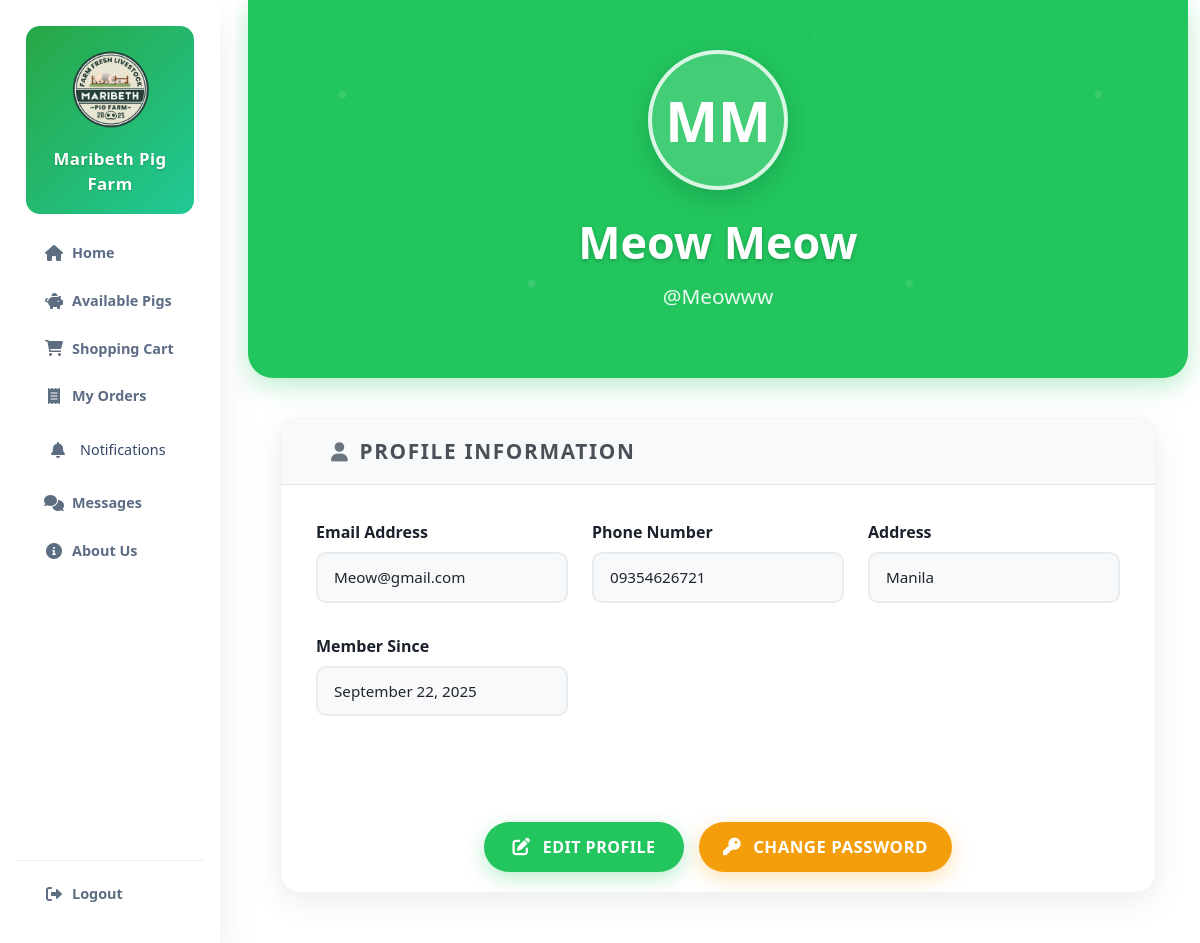
The app's page /profile/ (signed in) with its own data.
### myapp/models.py (models this page shows, shortened)
class UserProfile(models.Model):
    user = models.OneToOneField(User, on_delete=models.CASCADE)
    first_name = models.CharField(max_length=100)
    last_name = models.CharField(max_length=100)
    email = models.EmailField()
    phone_regex = RegexValidator(regex=r'^09\d{9}$', message="Phone number must be exactly 11 digits starting with 09.")
    cellphone_number = models.CharField(validators=[phone_regex], max_length=11, blank=True)
    address = models.TextField()
    profile_photo = models.ImageField(upload_to='profile_photos/', blank=True, null=True)
    created_at = models.DateTimeField(auto_now_add=True)

### myapp/views.py (the view)
# urls.py: path('profile/', views.user_profile, name='user_profile'),
@login_required
def user_profile(request):
    try:
        profile = request.user.userprofile
    except UserProfile.DoesNotExist:
        profile = UserProfile.objects.create(
            user=request.user,
            first_name=request.user.first_name or '',
            last_name=request.user.last_name or '',
            email=request.user.email or '',
            cellphone_number='',
            address=''
        )
    reservations = Reservation.objects.filter(user=request.user).order_by('-created_at')
    context = {
        'profile': profile,
        'reservations': reservations,
        'total_reservations': reservations.count(),
        'pending_reservations': reservations.filter(status='pending').count(),
        'confirmed_reservations': reservations.filter(status='confirmed').count(),
        'completed_reservations': reservations.filter(status='completed').count(),
    }
    return render(request, 'myapp/user_profile.html', context)

### myapp/context_processors.py (called while the page is built)
def cart_count(request):
    if request.user.is_authenticated:
        count = Cart.objects.filter(user=request.user).count()
        return {'cart_count': count}
    return {'cart_count': 0}

### templates/myapp/user_profile.html (shortened to what this page needs)
{% extends 'base.html' %}
{% load humanize %}
{% block content %}
<div class="container-fluid">
    <div class="profile-header">
        <div class="container">
            <div class="profile-avatar">
                {% if profile.profile_photo %}
                    <img src="{{ profile.profile_photo.url }}" alt="Profile Photo">
                {% else %}
                    {{ profile.first_name|first|upper }}{{ profile.last_name|first|upper }}
                {% endif %}
            </div>
            <h1 class="profile-name">{{ profile.first_name }} {{ profile.last_name }}</h1>
            <p class="profile-username">@{{ user.username }}</p>
        </div>
    </div>
    <div class="container">
        <div class="profile-section">
            <div class="section-header">
                <h3 class="section-title">
                    <i class="fas fa-user"></i>
                    Profile Information
                </h3>
            </div>
            <div style="padding: 35px;">
                <div class="row form-row">
                    <div class="col-md-4 mb-3">
                        <label class="stylish-label">Email Address</label>
                        <input type="text" class="form-control" value="{{ profile.email|default:'Not provided' }}" readonly style="background: #f8f9fa; border: 2px solid #e9ecef; border-radius: 10px; padding: 12px 16px; font-size: 0.95rem;">
                    </div>
                    <div class="col-md-4 mb-3">
                        <label class="stylish-label">Phone Number</label>
                        <input type="text" class="form-control" value="{{ profile.cellphone_number|default:'Not provided' }}" readonly style="background: #f8f9fa; border: 2px solid #e9ecef; border-radius: 10px; padding: 12px 16px; font-size: 0.95rem;">
                    </div>
                    <div class="col-md-4 mb-3">
                        <label class="stylish-label">Address</label>
                        <input type="text" class="form-control" value="{{ profile.address|default:'Not provided' }}" readonly style="background: #f8f9fa; border: 2px solid #e9ecef; border-radius: 10px; padding: 12px 16px; font-size: 0.95rem;">
                    </div>
                </div>
                <div class="row form-row">
                    <div class="col-md-4 mb-3">
                        <label class="stylish-label">Member Since</label>
                        <input type="text" class="form-control" value="{{ profile.created_at|date:'F d, Y' }}" readonly style="background: #f8f9fa; border: 2px solid #e9ecef; border-radius: 10px; padding: 12px 16px; font-size: 0.95rem;">
                    </div>
                </div>
            </div>
            <div class="action-buttons">
                <a href="{% url 'edit_profile' %}" class="btn-action btn-edit">
                    <i class="fas fa-edit"></i> Edit Profile
                </a>
                <a href="{% url 'change_password' %}" class="btn-action btn-password">
                    <i class="fas fa-key"></i> Change Password
                </a>
            </div>
        </div>
    </div>
</div>
{% endblock %}

### templates/base.html (style rules this page uses)
html, body { margin: 0; padding: 0; min-height: 100%; width: 100%; overflow-x: hidden; overflow-y: auto; }
body { min-height: 100vh; width: 100%; overflow-x: hidden; overflow-y: auto; }
.section-title { font-size: 0.72rem; letter-spacing: 0.08em; color: #95a1b5; font-weight: 800; padding: 0 20px; margin: 14px 0 8px 0; text-transform: uppercase; }

### templates/myapp/user_profile.html (style rules this page uses)
.profile-header { background: #22c55e !important; color: white !important; padding: 50px 0; margin: -20px -20px 40px -20px; border-radius: 0 0 25px 25px; box-shadow: 0 8px 25px rgba(34, 197, 94, 0.3); position: relative; overflow: hidden; }
.profile-header::before { content: ''; position: absolute; top: 0; left: 0; right: 0; bottom: 0; pointer-events: none; }
.profile-avatar { width: 140px; height: 140px; background: rgba(255, 255, 255, 0.15); border-radius: 50%; display: flex; align-items: center; justify-content: center; color: white; font-weight: 800; font-size: 3.5rem; margin: 0 auto 25px auto; border: 4px solid rgba(255, 255, 255, 0.8); backdrop-filter: blur(10px); overflow: hidden; position: relative; z-index: 1; box-shadow: 0 8px 24px rgba(0, 0, 0, 0.15); }
.profile-name { font-size: 2.8rem; font-weight: 800; margin: 0; text-shadow: 0 2px 4px rgba(0, 0, 0, 0.2); text-align: center; position: relative; z-index: 1; }
.profile-username { font-size: 1.3rem; opacity: 0.9; text-align: center; margin-top: 12px; position: relative; z-index: 1; font-weight: 500; }
.profile-section { background: white; border-radius: 20px; box-shadow: 0 8px 32px rgba(0, 0, 0, 0.08); margin-bottom: 30px; overflow: hidden; border: 1px solid rgba(0, 0, 0, 0.05); }
.section-header { background: #f8f9fa; padding: 20px 30px; border-bottom: 1px solid #dee2e6; }
.section-title { font-size: 1.3rem; font-weight: 700; margin: 0; color: #495057; display: flex; align-items: center; gap: 10px; }
.section-title i { font-size: 1.2rem; color: #6c757d; }
.action-buttons { display: flex; gap: 20px; justify-content: center; margin: 40px 0 20px 0; padding: 0 35px; flex-wrap: wrap; }
.btn-action { padding: 18px 36px; border-radius: 12px; font-weight: 700; font-size: 1.05rem; transition: all 0.3s ease; text-decoration: none; display: flex; align-items: center; gap: 12px; border: none; cursor: pointer; min-width: 200px; justify-content: center; text-transform: uppercase; letter-spacing: 0.5px; position: relative; overflow: hidden; }
.btn-edit { background: #22c55e !important; color: white !important; box-shadow: 0 6px 20px rgba(34, 197, 94, 0.3); border: none !important; padding: 12px 24px !important; border-radius: 25px !important; font-size: 1rem !important; font-weight: 600 !important; }
.btn-edit i { font-size: 1.1rem; }
.btn-password { background: #f59e0b !important; color: white !important; box-shadow: 0 6px 20px rgba(245, 158, 11, 0.3); border: none !important; padding: 12px 24px !important; border-radius: 25px !important; font-weight: 600 !important; }
.btn-password i { font-size: 1.1rem; }
.action-buttons { display: flex; gap: 15px; flex-wrap: wrap; justify-content: center; }
.stylish-label { font-weight: 700; color: #1a202c; margin-bottom: 8px; display: block; font-size: 1rem; }
.form-row { margin-bottom: 15px; }

### records on screen
UserProfile: first_name|first "M", last_name|first "M", first_name "Meow", last_name "Meow", email "Meow@gmail.com", cellphone_number "09354626721", address "Manila", created_at "September 22, 2025"

### other values on screen
{{ user.username }} "Meowww"
